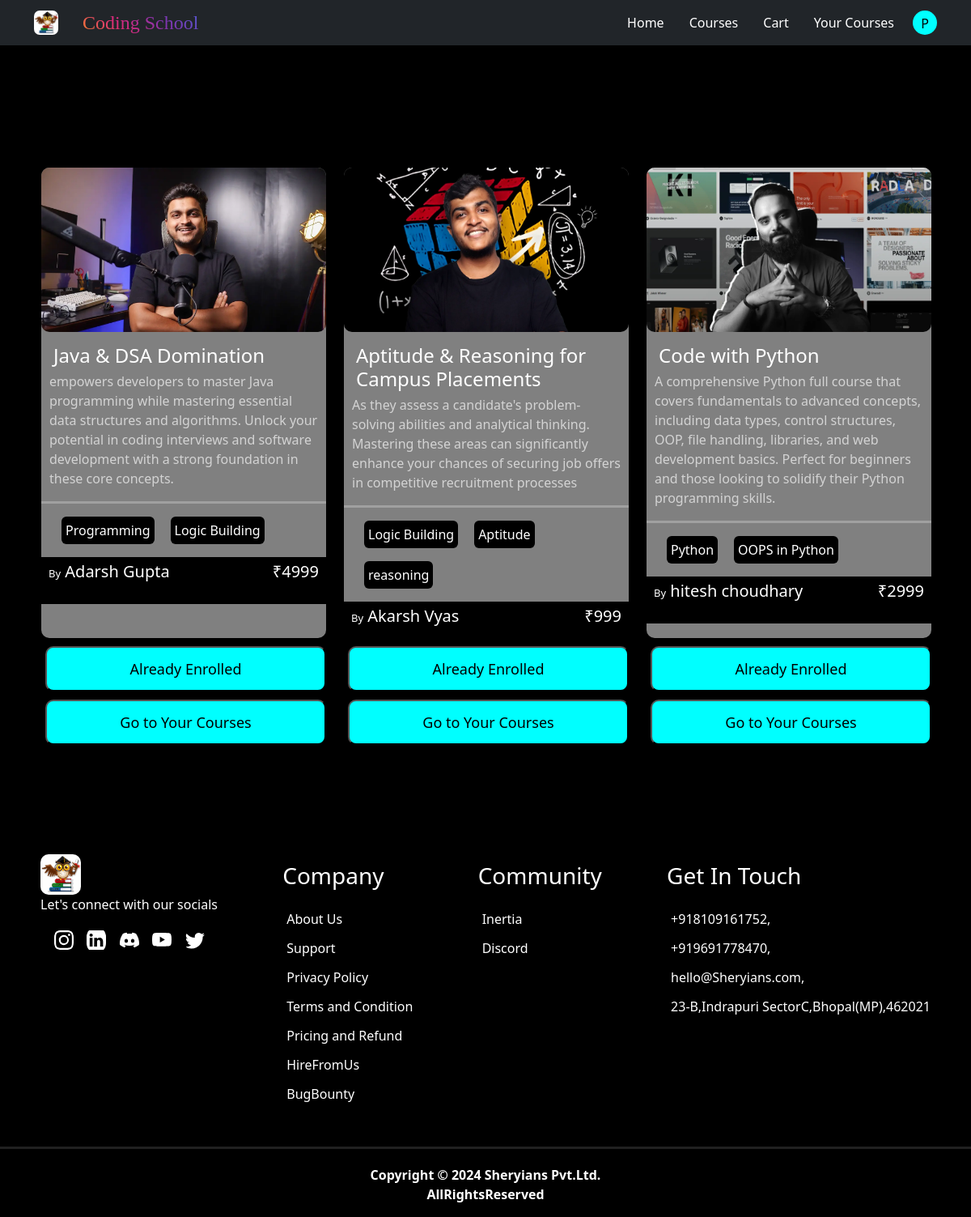
/courses/ (signed in), run on the app's committed database.
### shery_app/models.py (models this page shows, shortened)
class CustomUser(AbstractUser):
    picture=models.FileField(upload_to='profile_pictures/',null=True,default=None,blank=True)
    phone = models.CharField(max_length=15)
    address = models.TextField()
    emailaddress=models.EmailField(default='example@example.com')

class course(models.Model):
    Image=models.FileField(upload_to='images/')
    Title=models.CharField(max_length=50)
    Description=models.CharField(max_length=400)
    Tutor=models.CharField(max_length=50)
    Topics=models.JSONField()
    Price=models.IntegerField()

### shery_app/views.py (the view)
# urls.py: path('courses/',viewCourses,name='courses'),
def viewCourses(request):
       user=request.user
       if user.is_authenticated:
            cart_obj=Cart.objects.get(user=user)
            cart_items=CartItem.objects.filter(cart=cart_obj)
            already_present_course_ids=[]
            for i in cart_items:
                already_present_course_ids.append(i.course.id)
            enrolled_items=Enrollement.objects.filter(user=user)
            enrolled_courses_ids=[]
            for i in enrolled_items:
                enrolled_courses_ids.append(i.course.id)
            query_list = course.objects.all()
            return render(request,'courses.html',{'data':query_list,'user':user,'enrolled_course_ids':enrolled_courses_ids,'already_present_course_ids':already_present_course_ids})
       query_list = course.objects.all()
       return render(request,'courses.html',{'data':query_list,'user':user})

### template/courses.html (shortened to what this page needs)
{% load static %}
<!DOCTYPE html>
<html lang="en">
<head>
    <link href="https://cdn.jsdelivr.net/npm/bootstrap@5.3.3/dist/css/bootstrap.min.css" rel="stylesheet">
    <link href="{% static './shery.css' %}" rel='stylesheet'>
</head>
<body>
            {% include 'header.html' %}
            <div class="cards_container">
                {% for row in data %}
                    <div  class="d-flex flex-column card " style="background-color: black;">
                      <div class="sub_card">
                          <img src="{{ row.Image.url }}" alt="trainer" height="35%" width="100%">
                          <div class="Description">
                              <h1 style="font-size:24px;margin:5px;padding:0px;height:20%;">{{ row.Title }}</h1>
                              <p style="color: lightgrey;margin:0px;padding:0px;height:80%;">{{ row.Description }}</p>
                          </div>
                          <hr style="color:white;border-width:3px;">
                          <div class="topics_container">
                              {% for i in row.Topics.topics %}
                                  <p class="topics">{{ i }}</p>
                              {% endfor %}
                          </div>
                          <div class="p-1 bottom">
                              <p class="author_price"><span style="font-size: 13px;">By</span> {{ row.Tutor }}</p>
                              <p class="author_price">₹{{ row.Price }}</p>
                          </div>
                      </div>
                     {% if user.is_authenticated %}
                          {% if row.id in enrolled_course_ids %}
                                <a href="{% url 'enrolled' %}"><button class="buy" >Already Enrolled</button></a>
                          {% else %}
                                <a href="{% url 'buy' row.id %}"><button class="buy" >Buy Now</button></a>
                          {% endif %}
                          {% if row.id in enrolled_course_ids %}
                                <a href="{% url 'enrolled'  %}"><button class="buy">Go to Your Courses</button></a>
                          {% elif row.id in already_present_course_ids %}
                                <a href="{% url 'view_cart'  %}"><button class="buy">Added 2 Cart</button></a>
                          {% else %}
                                <a href="{% url 'add2cart' row.id %}"><button class="buy">Add 2 Cart</button></a>
                          {% endif %}
                      {% else %}
                          <a href="{% url 'login' %}"><button class="buy" >Buy Now</button></a>
                          <a href="{% url 'login' %}"><button class="buy">Add 2 Cart</button></a>
                      {% endif %}
                    </div>
                {% endfor %}
            </div>
            {% include 'footer.html' %}
</body>
</html>

### template/header.html (shortened to what this page needs)
        {% load static %}
        <nav class="navbar navbar-expand-lg w-100 bg-dark">
            <div class="container-fluid">
              <img style="margin-left:30px;border-radius:7px" src="{% static 'i1.jpg' %}" alt="" height="30px" width="30px">
              <a style="margin-left:30px;text-decoration:none;color:white;font-family:fantasy;background-image:linear-gradient(45deg, #f58529, #dd2a7b, #8134af, #515bd4);color:transparent;background-clip:text;font-size:24px;" id="brand" class="a" href="{% url 'welcome' %}" >Coding School</a>
              <div  class="collapse navbar-collapse " id="navbarNavAltMarkup">
                <div class="navbar-nav ms-auto " style="margin-right:30px;">
                  {% if user.is_authenticated %}
                  <a class="nav-link a  text-white" aria-current="page" href="{% url 'welcome' %}">Home</a>
                  <a  class="nav-link a  text-white" href="{% url 'courses' %}">Courses</a>
                  <a class="nav-link a  text-white" href="{% url 'view_cart'%}">Cart</a>
                  <a class="nav-link a  text-white" href="{% url 'enrolled'%}">Your Courses</a>
                  <a class="nav-link a   text-center profile-icon" id="profile-icon" href="" style="padding:4px;background-color:rgb(0,255,255);border-radius:50%;height:30px;width:30px;margin-top:5px;color:black;font-size:16px;">{{ user.last_name|first }}</a>
                  {% endif %}
                </div>
              </div>
            </div>
        </nav>

### static/shery.css (style rules this page uses)
* { margin:0px; padding:0px; outline:none; }
body { background-color: black; }
.a { margin-left:15px; color: white; text-decoration: none; }
.nav-link { color:white; }
img { border-radius:10px; }
.cards_container { margin-top: 150px; width: 100vw; display: flex; justify-content:start; flex-wrap:wrap; padding-left:10px; padding-right: 10px; margin-bottom: 50px; margin-left: 20px; }
.card { min-height:80vh; width:30%; box-sizing: border-box; margin-left: 20px; margin-bottom:20px; }
.sub_card { height: 80%; width:100%; border-radius: 6px; background-color: grey; color: white; border-radius: 10px; box-sizing: border-box; padding-bottom: 0px; margin-bottom: 0px; }
.buy { width: 100%; height:7vh; background-color:rgb(0,255,255); color:black; font-size:18px; border-radius: 10px; margin-top:10px; }
.topics_container { max-height:20%; display: flex; flex-direction:row; justify-content:start; flex-wrap: wrap; margin-bottom: 0px; padding-left:15px; padding-right:15px; padding-bottom:0px; }
.topics { height: fit-content; color: white; background-color: black; padding:5px; border-radius:6px; width: fit-content; margin-left:10px; margin-right: 10px; }
.Description { height:30%; padding:10px; padding-bottom: 0px; height:fit-content; }
.author_price { color: white; padding:5px; border-radius:6px; font-size: 20px; width: fit-content; }
.bottom { margin-bottom:0px; padding-bottom: 0px; max-height:10%; background-color: black; display: flex; flex-direction: row; justify-content: space-between; align-items: end; }

### template/courses.html (style rules this page uses)
a { text-decoration: none; color:white; margin-left:5px; }

### data on the page
CustomUser: last_name|first "P"
course: Image (picture), Title "Java & DSA Domination", Description "empowers developers to master Java programming while mastering essential data structures and algorithms. Unlock your potential in coding interviews and software development with a strong foundation in these core concepts.", topics "Programming" "Logic Building", Tutor "Adarsh Gupta", Price "4999", shows "Already Enrolled", shows "Go to Your Courses"
course: Image (picture), Title "Aptitude & Reasoning for Campus Placements", Description "As they assess a candidate's problem-solving abilities and analytical thinking. Mastering these areas can significantly enhance your chances of securing job offers in competitive recruitment processes", topics "Logic Building" "Aptitude" "reasoning", Tutor "Akarsh Vyas", Price "999", shows "Already Enrolled", shows "Go to Your Courses"
course: Image (picture), Title "Code with Python", Description "A comprehensive Python full course that covers fundamentals to advanced concepts, including data types, control structures, OOP, file handling, libraries, and web development basics. Perfect for beginners and those looking to solidify their Python programming skills.", topics "Python" "OOPS in Python", Tutor "hitesh choudhary", Price "2999", shows "Already Enrolled", shows "Go to Your Courses"
